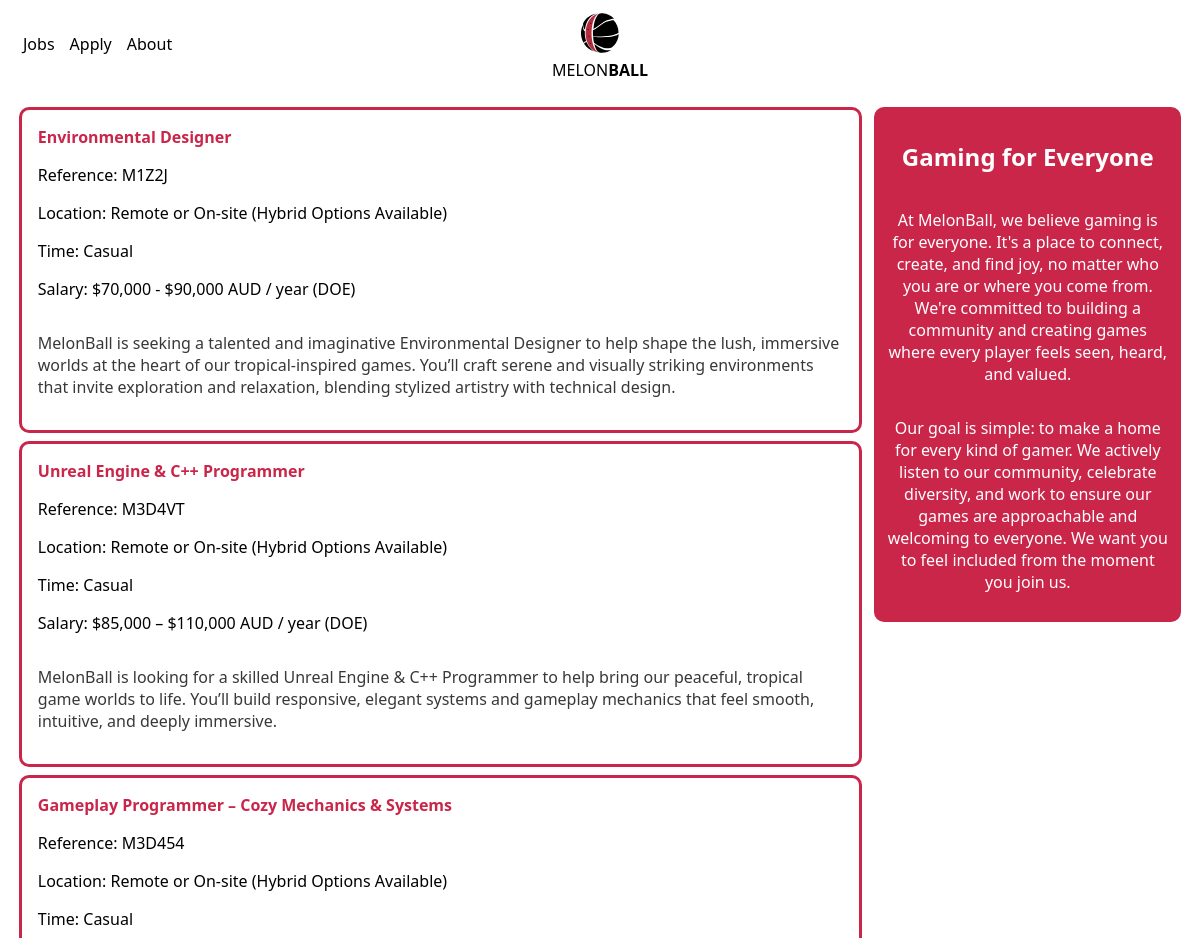
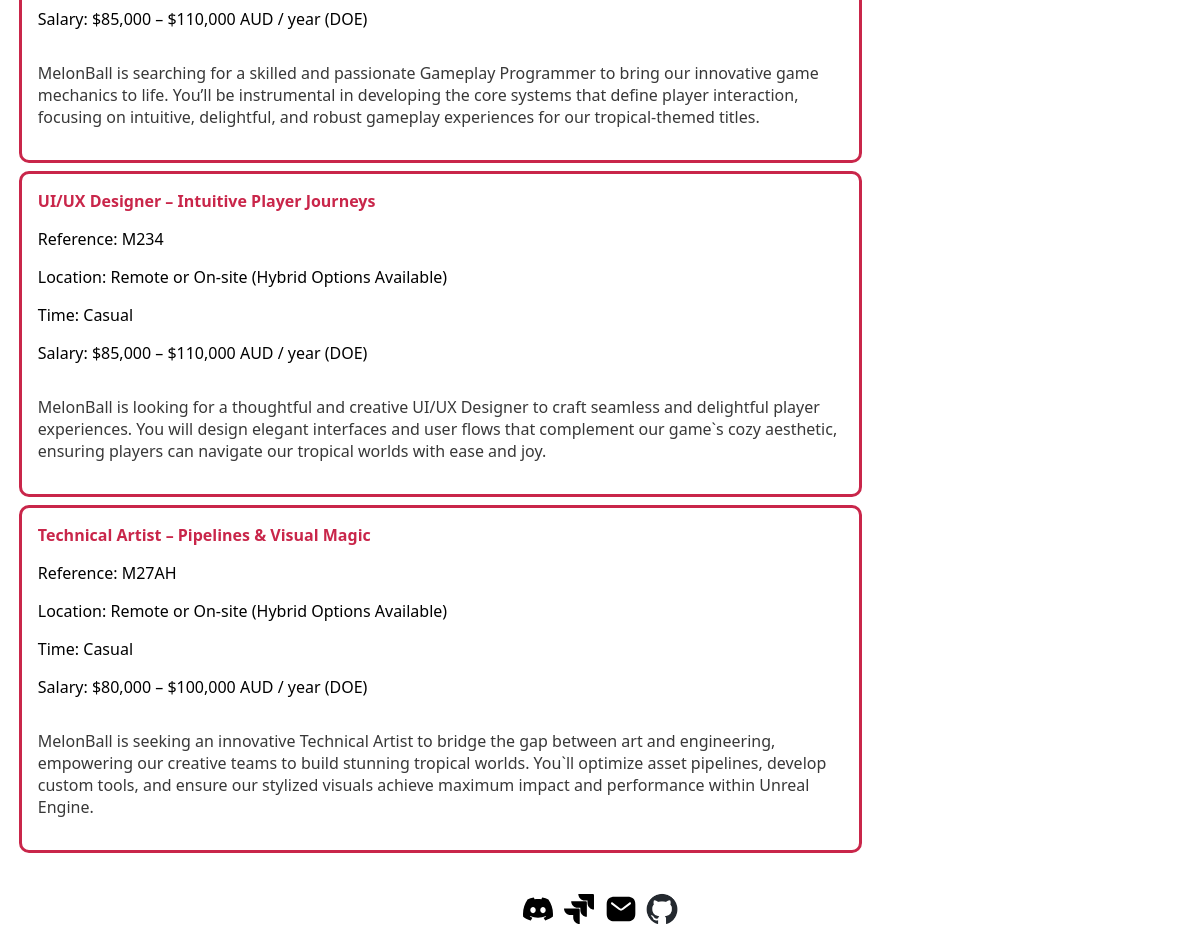
/jobs.php, run on the app's committed database (2 pictures, top to bottom).
### tables this page shows
CREATE TABLE `job_listings` (
  `job_id` int(11) NOT NULL PRIMARY KEY AUTO_INCREMENT,
  `reference_code` varchar(10) NOT NULL UNIQUE KEY,
  `title` varchar(100) NOT NULL,
  `location` varchar(255) DEFAULT NULL,
  `time_commitment` varchar(50) DEFAULT NULL,
  `salary_range` varchar(50) DEFAULT NULL,
  `short_description` text DEFAULT NULL,
  `about_the_role` text DEFAULT NULL,
  `requirements` text DEFAULT NULL,
  `responsibilities` text DEFAULT NULL,
  `reporting_line` text DEFAULT NULL
);

### jobs.php (the view, shortened to what this page needs)
<!DOCTYPE html>
<html lang="en">
    <head>
        <link rel="stylesheet" href="styles/stylessheet.css">
    </head>
    <body>
        <?php include 'header.inc'; ?>
        <main>
          <section class="jobs_container">
            <?php
              require_once('settings.php');
              $conn = mysqli_connect($host, $user, $pwd, $sql_db);
            ?>
            <aside>
              <h2>Gaming for Everyone</h2>
              <p>At MelonBall, we believe gaming is for everyone.
                It's a place to connect, create, and find joy, no matter who you are or where you come from.
                We&apos;re committed to building a community and creating games where every player feels seen, heard, and valued.
              </p>
              <p>Our goal is simple: to make a home for every kind of gamer.
                We actively listen to our community, celebrate diversity, and work to ensure our games are approachable and welcoming to everyone.
                We want you to feel included from the moment you join us.
              </p>
            </aside>
            <section class="jobs_selection">
              <?php
                $sql_query =
                  "SELECT * FROM job_listings";
                $result = mysqli_query($conn, $sql_query);
                if ($result && mysqli_num_rows($result) > 0) {
                    while ($job = mysqli_fetch_assoc($result)) {
                        ?>
                        <a class="apply_link" href="apply.php">
                            <section class="jobs">
                                <h1 class="job_title" style="color: rgb(201, 38, 74)">
                                  <strong><?php echo htmlspecialchars($job['title']); ?></strong>
                                </h1>
                                <div class="job_meta">
                                  <p>Reference: <?php echo htmlspecialchars($job['reference_code']); ?></p>
                                  <p>Location: <?php echo htmlspecialchars($job['location']); ?></p>
                                  <p>Time: <?php echo htmlspecialchars($job['time_commitment']); ?></p>
                                  <p>Salary: <?php echo htmlspecialchars($job['salary_range']); ?></p>
                                </div>
                                <div class="job_desc">
                                  <p><?php echo htmlspecialchars($job['short_description']); ?></p>
                                </div>
                            </section>
                        </a>
                        <?php
                    }
                } else {
                    echo "<p>No job listings are currently available.</p>";
                }
              ?>
            </section>
          </section>
        </main>
        <?php include 'footer.inc'; ?>
    </body>
</html>

### styles/stylessheet.css (style rules this page uses)
:root { --crimson_red: rgb(201, 38, 74); --bar_width: 35px; --bar_height: 6px; --hamburger_gap: 3px; --foreground: black; --background: white; --hamburger_margin: 30px; --animation_timing: 200ms ease-in-out; --hamburger_height: calc(var(--bar_height) * 3 + var(--hamburger_gap) * 2); --border_radius: 10px; }
* { font-family: "Segoe UI", "Roboto", "Helvetica Neue", "Arial", "sans-serif", "Apple Color Emoji", "Segoe UI Emoji", "Segoe UI Symbol"; }
aside { display: flex; flex-direction: column; width: 25%; padding: 0.8em; margin: 0.5vw; text-align: center; background-color: var(--crimson_red); border-radius: var(--border_radius); }
html, body { height: 100%; margin: 0; }
body { display: flex; flex-direction: column; overflow-x: auto; }
main { flex-grow: 1; }
h1 { padding: 0; margin: 0; }
.jobs_container { display: flex; flex-direction: row-reverse; align-items: flex-start; align-content: space-evenly; margin: 0.8em; }
.jobs_selection { display: flex; flex-basis: 75%; flex-direction: column; margin: 0.5vw; }
.jobs { display: flex; flex-direction: column; padding: 1em; min-height: 13em; border: 0.2em; margin-bottom: 1vh; border-style: solid; border-radius: var(--border_radius); border-color: var(--crimson_red) }
.apply_link { text-decoration: none; color: black; }

### jobs.php (style rules this page uses)
.job_desc { color: rgb(56, 56, 56); }
aside { color: white; }

### data on the page
job_listings: title "Environmental Designer", reference_code "M1Z2J", location "Remote or On-site (Hybrid Options Available)", time_commitment "Casual", salary_range "$70,000 - $90,000 AUD / year (DOE)", short_description "MelonBall is seeking a talented and imaginative Environmental Designer to help shape the lush, immersive worlds at the heart of our tropical-inspired games. You’ll craft serene and visually striking environments that invite exploration and relaxation, blending stylized artistry with technical design."
job_listings: title "Unreal Engine & C++ Programmer", reference_code "M3D4VT", location "Remote or On-site (Hybrid Options Available)", time_commitment "Casual", salary_range "$85,000 – $110,000 AUD / year (DOE)", short_description "MelonBall is looking for a skilled Unreal Engine & C++ Programmer to help bring our peaceful, tropical game worlds to life. You’ll build responsive, elegant systems and gameplay mechanics that feel smooth, intuitive, and deeply immersive."
job_listings: title "Gameplay Programmer – Cozy Mechanics & Systems", reference_code "M3D454", location "Remote or On-site (Hybrid Options Available)", time_commitment "Casual", salary_range "$85,000 – $110,000 AUD / year (DOE)", short_description "MelonBall is searching for a skilled and passionate Gameplay Programmer to bring our innovative game mechanics to life. You’ll be instrumental in developing the core systems that define player interaction, focusing on intuitive, delightful, and robust gameplay experiences for our tropical-themed titles."
job_listings: title "UI/UX Designer – Intuitive Player Journeys", reference_code "M234", location "Remote or On-site (Hybrid Options Available)", time_commitment "Casual", salary_range "$85,000 – $110,000 AUD / year (DOE)", short_description "MelonBall is looking for a thoughtful and creative UI/UX Designer to craft seamless and delightful player experiences. You will design elegant interfaces and user flows that complement our game`s cozy aesthetic, ensuring players can navigate our tropical worlds with ease and joy."
job_listings: title "Technical Artist – Pipelines & Visual Magic", reference_code "M27AH", location "Remote or On-site (Hybrid Options Available)", time_commitment "Casual", salary_range "$80,000 – $100,000 AUD / year (DOE)", short_description "MelonBall is seeking an innovative Technical Artist to bridge the gap between art and engineering, empowering our creative teams to build stunning tropical worlds. You`ll optimize asset pipelines, develop custom tools, and ensure our stylized visuals achieve maximum impact and performance within Unreal Engine."
